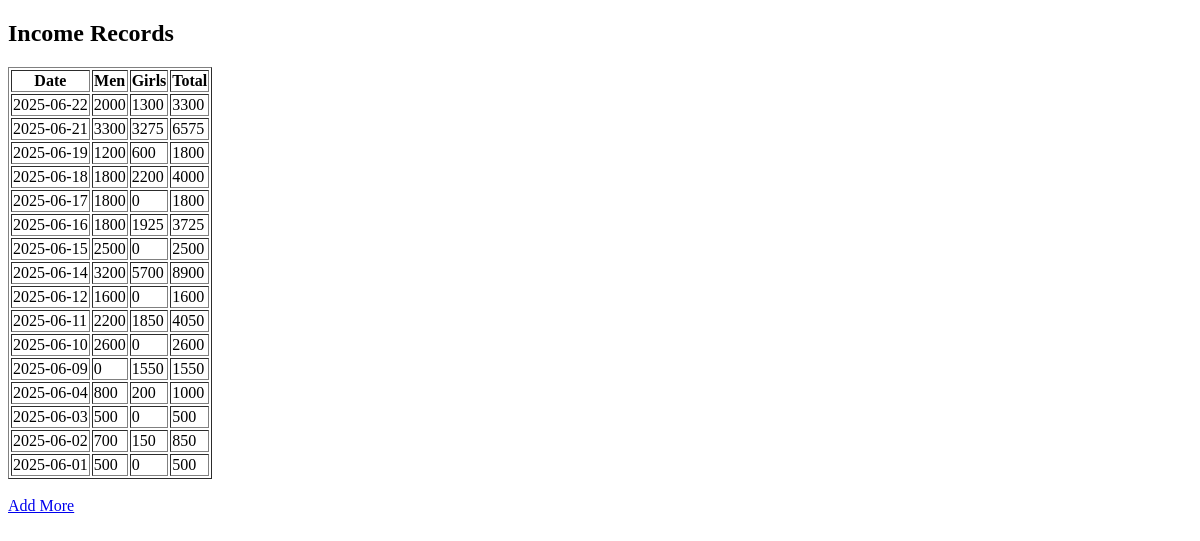
The page /income/view on the database as committed earlier.
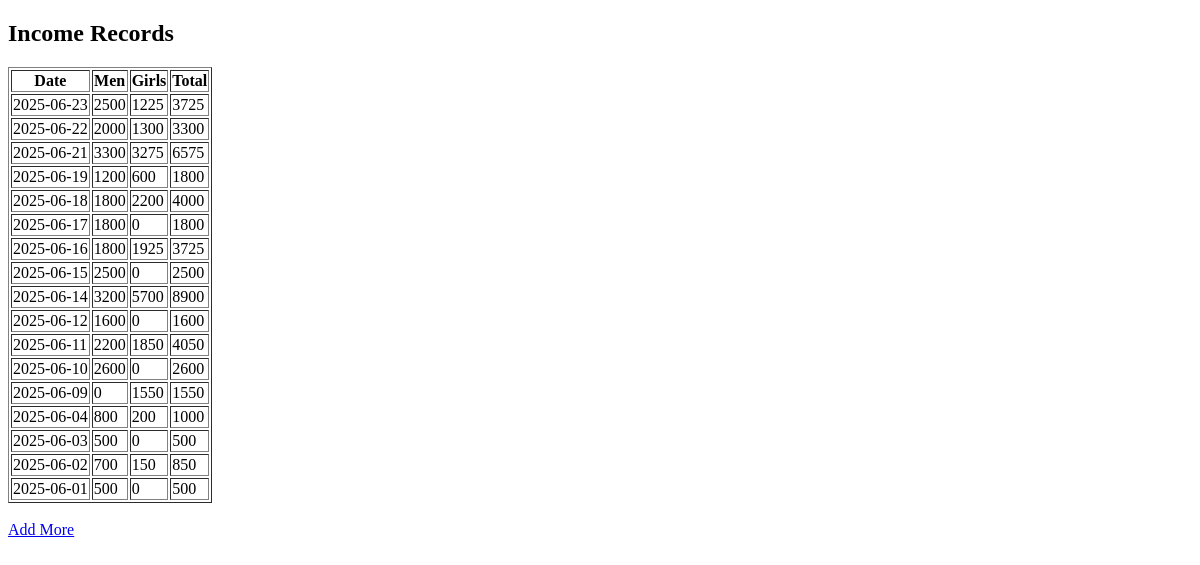
The same page on the database as committed later.
### app.py (models this page shows)
class Income(db.Model):
    id = db.Column(db.Integer, primary_key=True)              # Unique ID
    date = db.Column(db.Date, nullable=False)                 # Date of income
    men = db.Column(db.Integer, nullable=False)               # Men income amount
    girls = db.Column(db.Integer, nullable=False)             # Girls income amount

### app.py (the view)
@app.route('/income/view')
def view_income():
    incomes = Income.query.order_by(Income.date.desc()).all()       # Get all records, newest first
    total_income = db.session.query(
        db.func.coalesce(db.func.sum(Income.men + Income.girls), 0) # Calculate total income
    ).scalar()
    return render_template('view_income.html', income_records=incomes, total_income=total_income)

### templates/view_income.html (shortened to what this page needs)
<!DOCTYPE html>
<html>
<head>
</head>
<body>
    <h2>Income Records</h2>
    <table border="1">
        <tr>
            <th>Date</th>
            <th>Men</th>
            <th>Girls</th>
            <th>Total</th>
        </tr>
        {% for record in income_records %}
        <tr>
            <td>{{ record.date }}</td>
            <td>{{ record.men }}</td>
            <td>{{ record.girls }}</td>
            <td>{{ record.men + record.girls }}</td>
        </tr>
        {% endfor %}
    </table>
    <br>
    <a href="{{ url_for('add_income') }}">Add More</a>
</body>
</html>

Rows that differ between the two databases and show on the page:
added Income: date "2025-06-23", men "2500", girls "1225", record.men+record.girls "3725"
